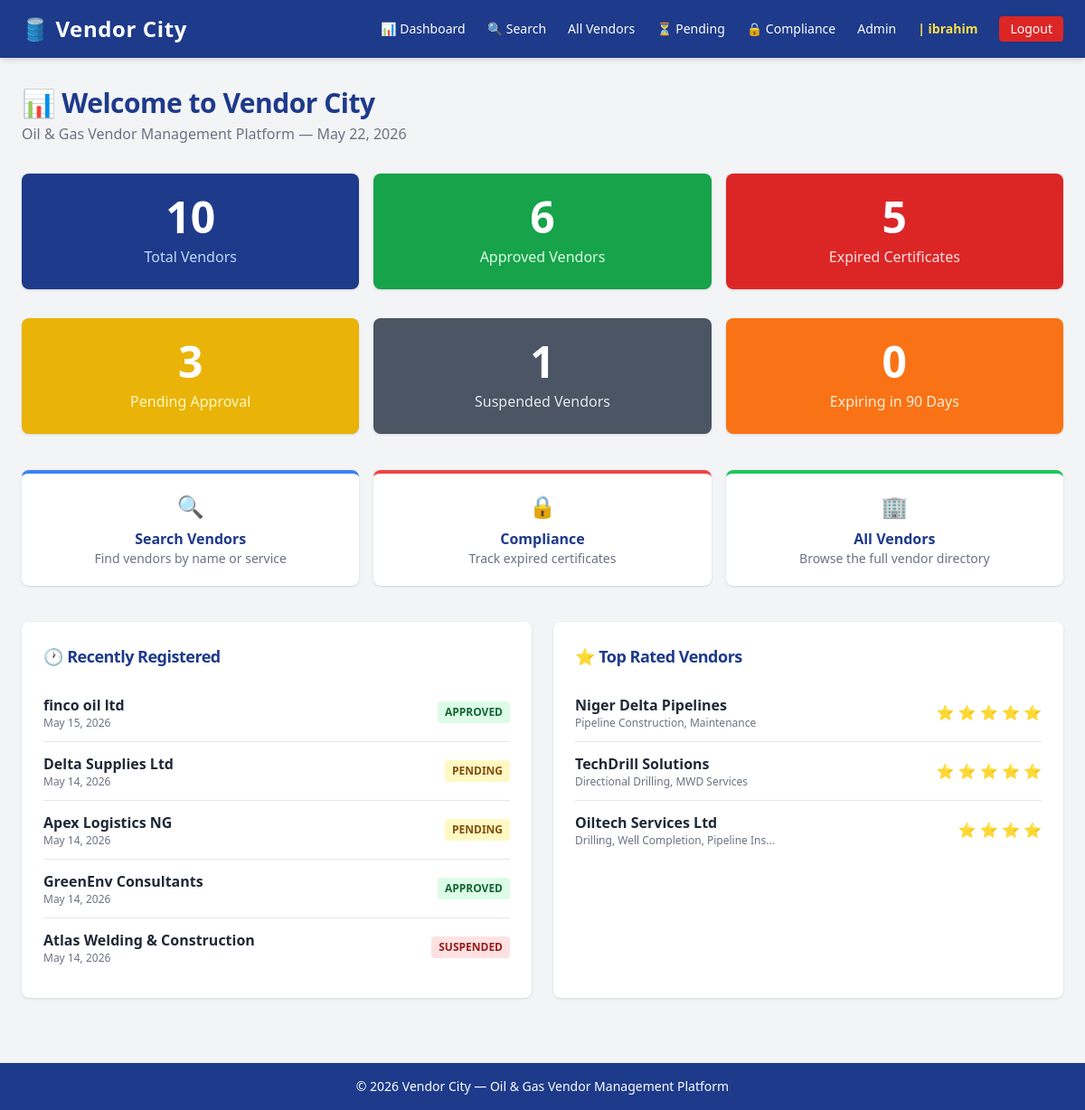
Before: / (signed in) with the older database file.
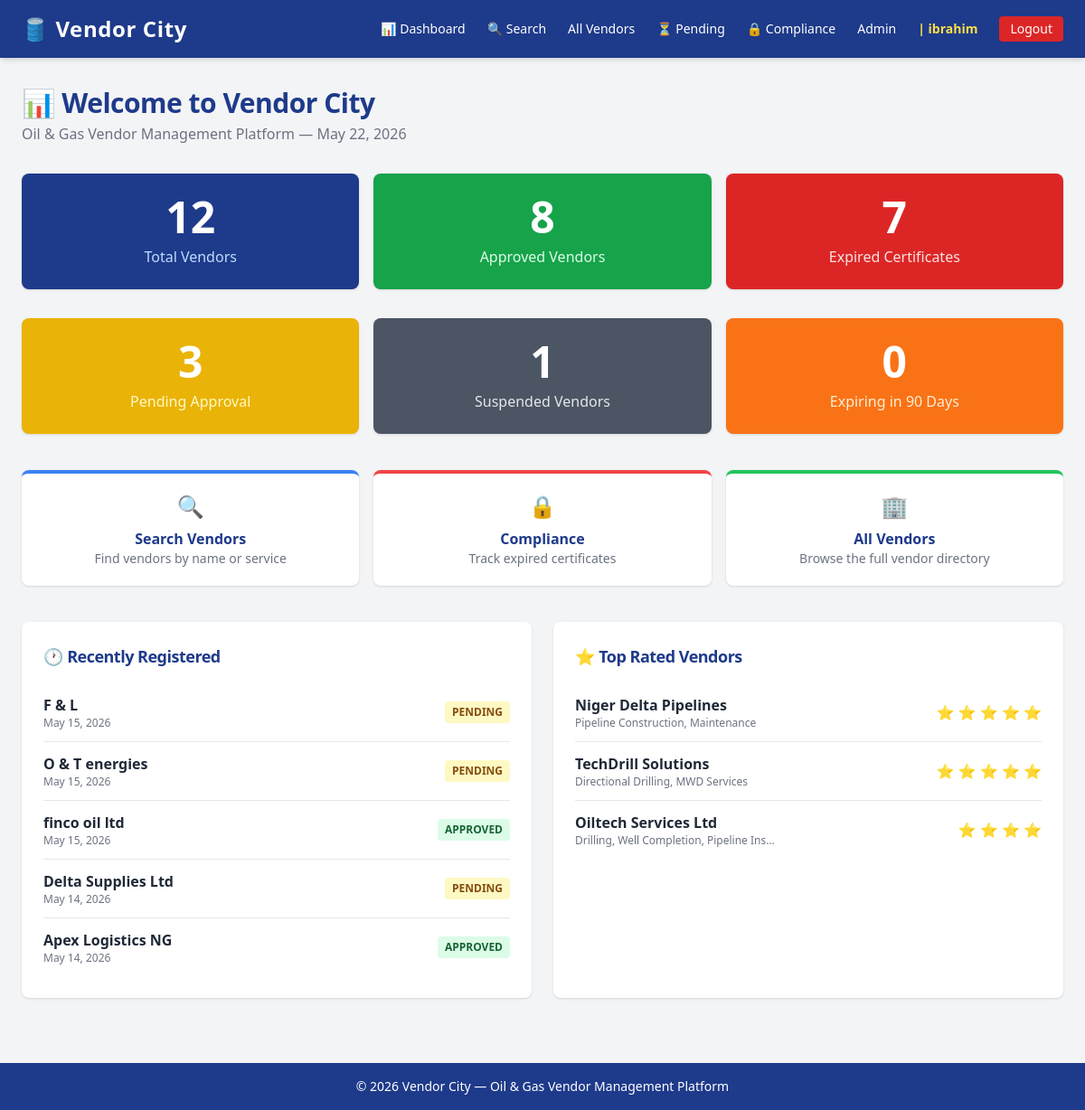
After: the same page with the newer database file.
### vendors/models.py (models this page shows, shortened)
class Vendor(models.Model):
    user = models.OneToOneField(
        settings.AUTH_USER_MODEL,
        on_delete=models.CASCADE,
        null=True, blank=True,
        related_name='vendor_profile'
    )
    company_name        = models.CharField(max_length=200)
    registration_number = models.CharField(max_length=100, unique=True)
    email               = models.EmailField(unique=True)
    phone               = models.CharField(max_length=20)
    address             = models.TextField()
    services_offered    = models.TextField(help_text="Describe the services this vendor provides")
    status              = models.CharField(max_length=20, choices=STATUS_CHOICES, default='pending')
    rating              = models.IntegerField(choices=RATING_CHOICES, default=3)
    certificate_name    = models.CharField(max_length=200, blank=True, null=True)
    certificate_file    = models.FileField(upload_to='certificates/', blank=True, null=True)
    certificate_expiry  = models.DateField(blank=True, null=True)
    date_registered     = models.DateTimeField(default=timezone.now)
    class Meta:
        ordering = ['-date_registered']
        verbose_name = 'Vendor'
        verbose_name_plural = 'Vendors'

### dashboard/views.py (the view)
# urls.py: path('', views.dashboard_home, name='dashboard-home'),
@login_required
def dashboard_home(request):
    today = timezone.now().date()
    soon = today + timedelta(days=90)
    total_vendors     = Vendor.objects.count()
    approved_vendors  = Vendor.objects.filter(status='approved').count()
    pending_vendors   = Vendor.objects.filter(status='pending').count()
    suspended_vendors = Vendor.objects.filter(status='suspended').count()
    expired_certs     = Vendor.objects.filter(certificate_expiry__lt=today).count()
    expiring_soon     = Vendor.objects.filter(
                          certificate_expiry__gte=today,
                          certificate_expiry__lte=soon
                        ).count()
    recent_vendors = Vendor.objects.all().order_by('-date_registered')[:5]
    top_vendors    = Vendor.objects.filter(status='approved').order_by('-rating')[:3]
    context = {
        'total_vendors'    : total_vendors,
        'approved_vendors' : approved_vendors,
        'pending_vendors'  : pending_vendors,
        'suspended_vendors': suspended_vendors,
        'expired_certs'    : expired_certs,
        'expiring_soon'    : expiring_soon,
        'recent_vendors'   : recent_vendors,
        'top_vendors'      : top_vendors,
        'today'            : today,
    }
    return render(request, 'dashboard/dashboard_home.html', context)

### templates/dashboard/dashboard_home.html (shortened to what the changed rows need)
{% extends 'base.html' %}
{% block content %}
<div class="mb-8">
    <h1 class="text-3xl font-bold text-blue-900 mb-1">📊 Welcome to Vendor City</h1>
</div>
<div class="grid grid-cols-3 gap-4 mb-8">
    <div class="bg-blue-900 text-white rounded-lg shadow p-6 text-center">
        <p class="text-5xl font-bold">{{ total_vendors }}</p>
        <p class="mt-2 text-blue-200">Total Vendors</p>
    </div>
    <div class="bg-green-600 text-white rounded-lg shadow p-6 text-center">
        <p class="text-5xl font-bold">{{ approved_vendors }}</p>
        <p class="mt-2 text-green-100">Approved Vendors</p>
    </div>
    <div class="bg-red-600 text-white rounded-lg shadow p-6 text-center">
        <p class="text-5xl font-bold">{{ expired_certs }}</p>
        <p class="mt-2 text-red-100">Expired Certificates</p>
    </div>
</div>
<div class="grid grid-cols-2 gap-6">
    <div class="bg-white rounded-lg shadow p-6">
        <h2 class="text-lg font-bold text-blue-900 mb-4">🕐 Recently Registered</h2>
        {% for vendor in recent_vendors %}
            <div class="flex justify-between items-center py-3 border-b last:border-0">
                <div>
                    <p class="font-semibold text-gray-800">{{ vendor.company_name }}</p>
                    <p class="text-gray-500 text-xs">{{ vendor.date_registered|date:"M j, Y" }}</p>
                </div>
                <span class="px-2 py-1 rounded text-xs font-bold
                    {% if vendor.status == 'approved' %}bg-green-100 text-green-800
                    {% elif vendor.status == 'pending' %}bg-yellow-100 text-yellow-800
                    {% else %}bg-red-100 text-red-800{% endif %}">
                    {{ vendor.status|upper }}
                </span>
            </div>
        {% endfor %}
    </div>
    <div class="bg-white rounded-lg shadow p-6">
        <h2 class="text-lg font-bold text-blue-900 mb-4">⭐ Top Rated Vendors</h2>
        {% for vendor in top_vendors %}
            <div class="flex justify-between items-center py-3 border-b last:border-0">
                <div>
                    <p class="font-semibold text-gray-800">{{ vendor.company_name }}</p>
                    <p class="text-gray-500 text-xs">{{ vendor.services_offered|truncatechars:40 }}</p>
                </div>
                <p class="text-yellow-500 font-bold">
                    {% for i in "12345" %}
                        {% if forloop.counter <= vendor.rating %}⭐{% endif %}
                    {% endfor %}
                </p>
            </div>
        {% endfor %}
    </div>
</div>
{% endblock %}

Changed rows visible on the page:
no longer on this page (row unchanged): Vendor: company_name "GreenEnv Consultants", date_registered "May 14, 2026", status "APPROVED", shown under "🕐 Recently Registered"
no longer on this page (row unchanged): Vendor: company_name "Atlas Welding & Construction", date_registered "May 14, 2026", status "SUSPENDED", shown under "🕐 Recently Registered"
added Vendor: company_name "F & L", date_registered "May 15, 2026", status "PENDING", shown under "🕐 Recently Registered"
added Vendor: company_name "O & T energies", date_registered "May 15, 2026", status "PENDING", shown under "🕐 Recently Registered"
changed Vendor "Apex Logistics NG": status "PENDING" → "APPROVED"
Other visible differences:
{{ total_vendors }}: "10" → "12"
{{ approved_vendors }}: "6" → "8"
{{ expired_certs }}: "5" → "7"
